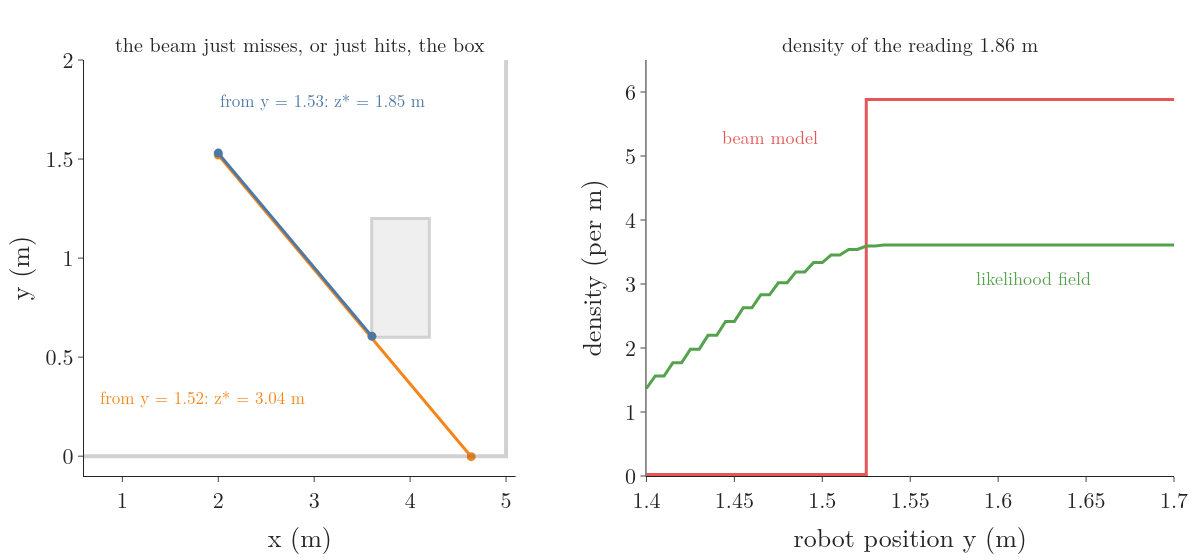

Here is the Python script that generated this plot:
"""One beam (330 degrees, reading 1.86 m) from poses (2, y, 0) as y moves past the box corner. Left: from y = 1.53
the beam meets the box after 1.85 m; from y = 1.52 it passes under the box and meets the floor wall after 3.05 m.
Right: the beam model's density of the reading jumps 270-fold between the two; the likelihood field changes
smoothly. Run -> edge_jump.png"""
from pathlib import Path

import numpy as np
import plotly.graph_objects as go
from plotly.subplots import make_subplots
from beamref import mixture
from fieldmodel import distance_grid, endpoints, field, lookup, make_map, raycast
from gifkit import BLUE, FONT, GREEN, ORANGE, RED
from roomdraw import room_shapes

here = Path(__file__).parent
occ, _, _ = make_map()
F = field(distance_grid(occ))
a, z = np.radians(330), 1.86
ys = np.round(np.arange(1.40, 1.701, 0.005), 3)
beam = [mixture(z, raycast(occ, (2, y, 0), a)) for y in ys]
fld = [lookup(F, *endpoints((2, y, 0), np.array([z]), np.array([a])))[0] for y in ys]
fig = make_subplots(rows=1, cols=2, column_widths=[0.45, 0.55], horizontal_spacing=0.12,
                    subplot_titles=["the beam just misses, or just hits, the box", "density of the reading 1.86 m"])
room_shapes(fig, 1, 1)
for y, col in ((1.52, ORANGE), (1.53, BLUE)):
    zs = raycast(occ, (2, y, 0), a)
    fig.add_trace(go.Scatter(x=[2, 2 + zs * np.cos(a)], y=[y, y + zs * np.sin(a)], mode="lines+markers",
                             line=dict(color=col, width=3), marker=dict(size=9)), row=1, col=1)
    lx, ly, anc = ((2.0, 1.8, "left") if col == BLUE else (0.75, 0.3, "left"))
    fig.add_annotation(x=lx, y=ly, xanchor=anc, showarrow=False,
                       text=f"from y = {y}: z* = {zs:.2f} m", font=dict(color=col, size=17), row=1, col=1)
fig.update_xaxes(range=[0.6, 5.1], dtick=1, title="x (m)", row=1, col=1)
fig.update_yaxes(range=[-0.1, 2.0], dtick=0.5, title="y (m)", row=1, col=1)
fig.add_trace(go.Scatter(x=ys, y=beam, mode="lines", line=dict(color=RED, width=3, shape="hv"), name="beam model"),
              row=1, col=2)
fig.add_trace(go.Scatter(x=ys, y=fld, mode="lines", line=dict(color=GREEN, width=3), name="likelihood field"),
              row=1, col=2)
fig.add_annotation(x=1.47, y=5.3, text="beam model", showarrow=False, font=dict(color=RED, size=18), xref="x2", yref="y2")
fig.add_annotation(x=1.62, y=3.1, text="likelihood field", showarrow=False, font=dict(color=GREEN, size=18), xref="x2", yref="y2")
fig.update_xaxes(title="robot position y (m)", range=[1.4, 1.7], dtick=0.05, row=1, col=2)
fig.update_yaxes(title="density (per m)", range=[0, 6.5], row=1, col=2)
fig.update_layout(template="simple_white", width=1200, height=560, font=FONT, showlegend=False,
                  margin=dict(l=70, r=20, t=60, b=70))
fig.update_annotations(selector=dict(yref="paper"), font_size=20)
fig.write_image(here / "edge_jump.png")
assert raycast(occ, (2, 1.53, 0), a) < 1.9 < raycast(occ, (2, 1.52, 0), a)
